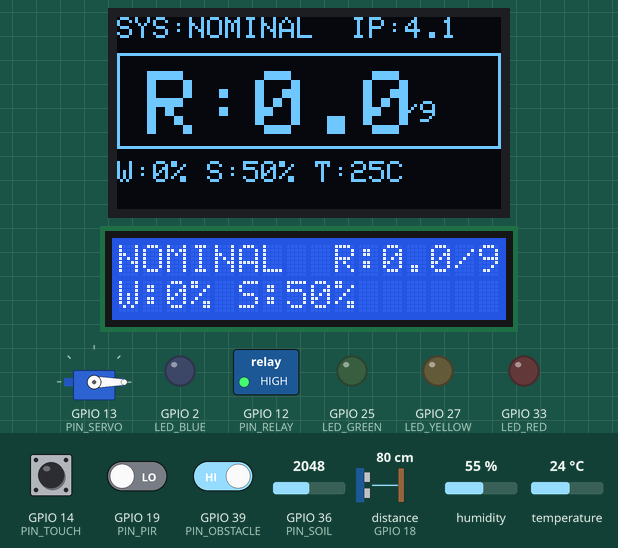
This sketch was run on a simulated ESP32. On the bench: 128×64 one-colour display, 16×2 character LCD, servo, switched loads named in the sketch (green lamp = pin HIGH), output pins drawn as LEDs (lit = HIGH). Wiring (inferred from the names in the program): ultrasonic range finder: trigger GPIO 5; echo GPIO 18. Inputs (shaded band) come from the test bench; at power-on: GPIO 36 (PIN_SOIL) = 2048, GPIO 14 (PIN_TOUCH) LOW, distance to the obstacle (sensor on GPIO 18) 80 cm, GPIO 19 (PIN_PIR) LOW, GPIO 39 (PIN_OBSTACLE) HIGH, humidity 55 %, temperature 24 °C. The echo pulse lasts 58.3 µs per cm; pins used as bus, display or sensor lines are not drawn; what the sketch prints to the serial monitor is not drawn.

Above: at 1.3 s.
1.4 s: GPIO 36 (PIN_SOIL) set to 1535
At 4.5 s:
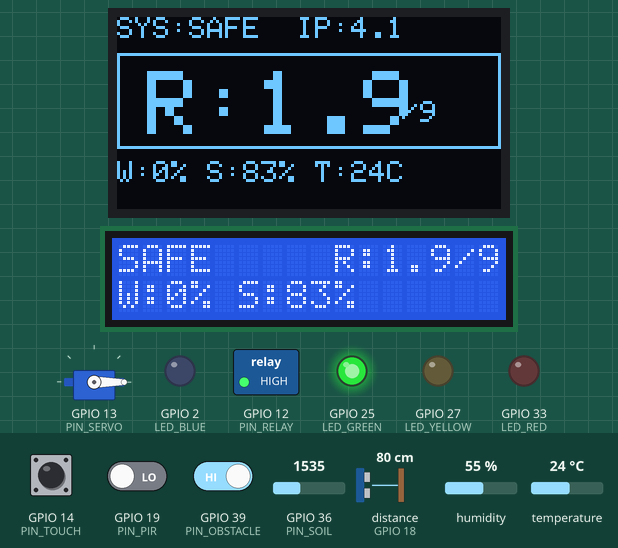
9.9 s: GPIO 36 (PIN_SOIL) set to 1402
At 12.8 s:
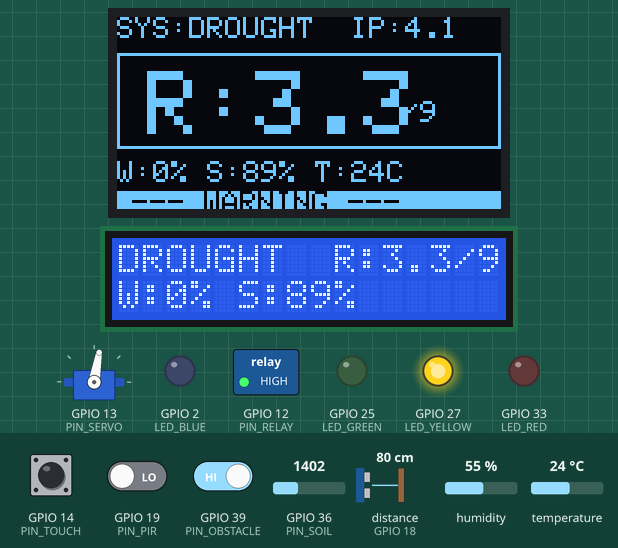
18.4 s: GPIO 14 (PIN_TOUCH) pulled HIGH for 0.15 s
At 19.5 s:
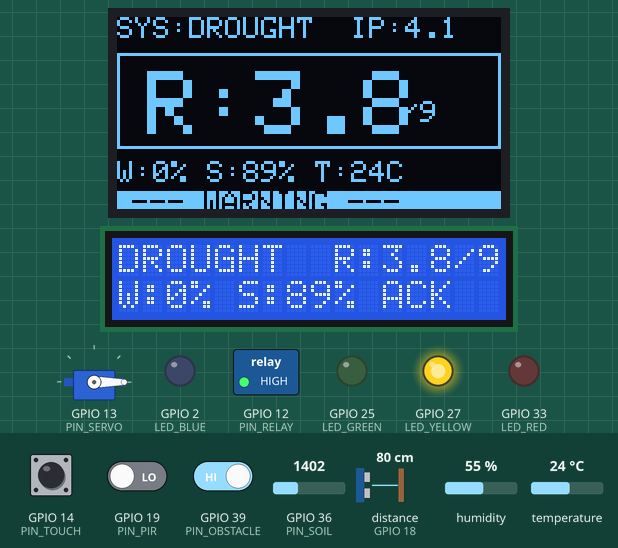
25.5 s: distance to the obstacle (sensor on GPIO 18) set to 91 cm
28.2 s: distance to the obstacle (sensor on GPIO 18) set to 99 cm
At 31.1 s:
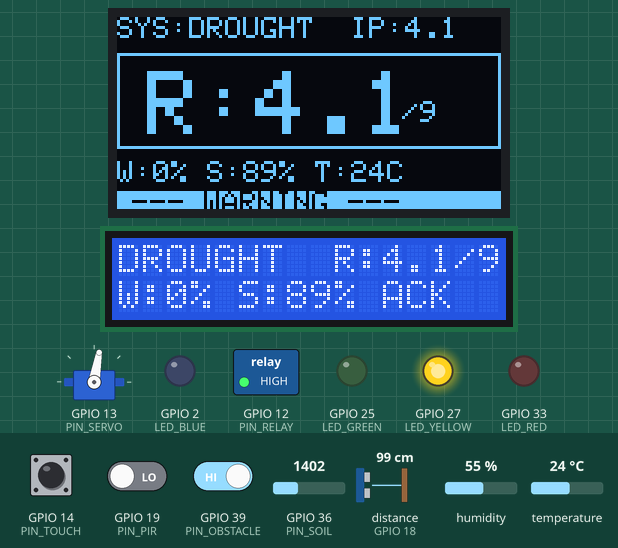
31.5 s: GPIO 36 (PIN_SOIL) set to 3972
At 39.5 s:
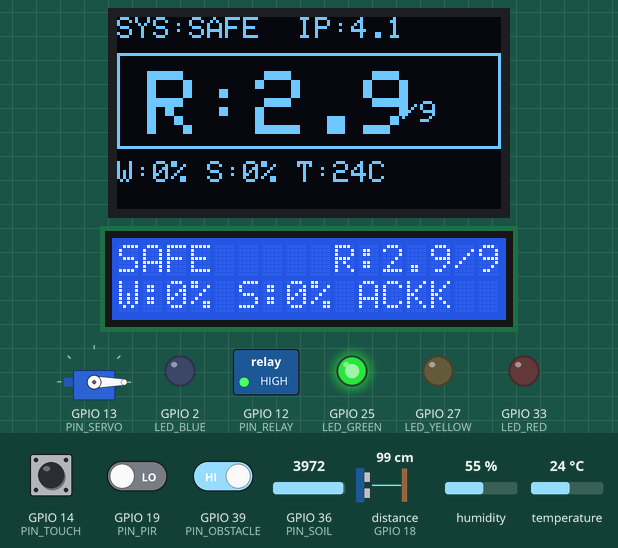
Timing chart, 0 to 41.0 s (numbered marks = the images above; inputs shaded):
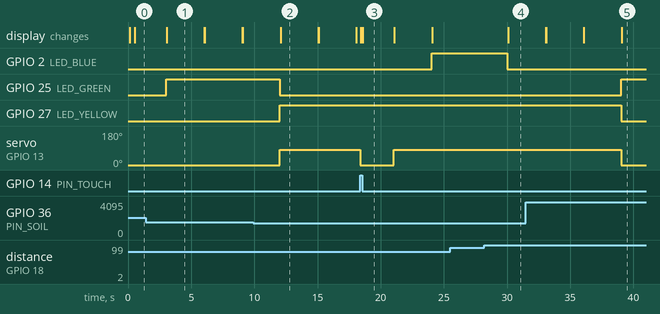

Measured:
- the behaviour switches between 1461 and 1460 on GPIO 36 (PIN_SOIL) (found by bisection; images 1 and 2)
- the behaviour switches between 93 and 94 cm on distance to the obstacle (sensor on GPIO 18) (found by bisection; images 3 and 4)
- after the input at 18.4 s, servo on GPIO 13 (PIN_SERVO): 80° → 0° at once, → 80° 2.6 s later; the display: first changes at once (image 3 shows a later state)
- after the input at 25.5 s, every drawn part: stays the same
- after the input at 28.2 s, GPIO 2 (LED_BLUE): HIGH → LOW after 1.8 s; the display: changes after 1.9 s (image 4)
- after the input at 31.5 s, GPIO 25 (LED_GREEN): LOW → HIGH after 7.5 s; GPIO 27 (LED_YELLOW): HIGH → LOW after 7.5 s; servo on GPIO 13 (PIN_SERVO): 80° → 0° after 7.5 s; the display: first changes after 1.6 s (image 5 shows a later state)
- what the display in image 1 shows lasts 3.0 s, from 3.1 s to 6.1 s
- what the display in image 3 shows lasts 2.5 s, from 18.6 s to 21.1 s

The sketch:

GeoSense_ESP32_Master_v4.ino
```cpp
// ================================================================
//  GEO-SENSE AFRICA v4.3 — ESP32 MASTER NODE
//  Multi-Hazard Early Warning System — Fusion & Gateway
// ================================================================
//
//  SERIAL TELEMETRY (115200 Baud)
//  ─────────────────────────────────────────────────────────────
//  [SYS]   System heartbeat every 5s
//  [RX]    Parser feedback on valid Arduino packets
//  [ALERT] Log riskIndex or alertLevel shifts
//
//  OLED DASHBOARD (High Density)
//  ─────────────────────────────────────────────────────────────
//  Header: System Title + IP
//  Risk:   Large Risk Index Box
//  Grid:   Water, Soil, Temp, Slope
//  Footer: Alert Banner
// ================================================================

#include <Wire.h>
#include <WiFi.h>
#include <WebServer.h>
#include <HTTPClient.h>
#include <DHT.h>
#include <Adafruit_GFX.h>
#include <Adafruit_SSD1306.h>
#include <LiquidCrystal_I2C.h>
#include <ESP32Servo.h>
#include <SPI.h>
#include <esp_task_wdt.h>

// ════════════════════════════════════════════════════════════
//  CONFIGURATION
// ════════════════════════════════════════════════════════════
const char* AP_SSID = "GeoSense-Africa";
const char* AP_PASSWORD = "geosense2024";
const char* STA_SSID = "";
const char* STA_PASSWORD = "";
const char* SERVER_IP = "192.168.1.100";
const uint16_t SERVER_PORT = 5000;
const char* SERVER_PATH = "/api/ingest";

#define PIN_SDA       21
#define PIN_SCL       22
#define PIN_DHT       4
#define DHT_TYPE      DHT11
#define PIN_TRIG      5
#define PIN_ECHO      18
#define PIN_PIR       19
#define PIN_SOIL      36
#define PIN_OBSTACLE  39
#define PIN_SERVO     13
#define PIN_RELAY     12
#define PIN_TOUCH     14
#define LED_GREEN     25
#define LED_BLUE      2
#define LED_YELLOW    27
#define LED_RED       33
#define SLAVE_RX      16
#define SLAVE_TX      17

#define OLED_W        128
#define OLED_H        64
#define OLED_ADDR     0x3C
#define LCD_ADDR      0x27

// ════════════════════════════════════════════════════════════
//  STATE & OBJECTS
// ════════════════════════════════════════════════════════════
Adafruit_SSD1306 oled(OLED_W, OLED_H, &Wire, -1);
LiquidCrystal_I2C lcd(LCD_ADDR, 16, 2);
DHT dht(PIN_DHT, DHT_TYPE);
Servo warningServo;
WebServer server(80);

struct SensorData {
  float soilMoisture, airTemp, airHumidity, distanceCm, evapotranspiration;
  bool pirMotion, obstacleDetected;
  float waterLevel, tiltPct, thermistorTemp, potCalibration;
  bool tiltInterrupt;
  float riskIndex;
  int alertLevel;
  char hazardType[12];
};

SensorData data = {50,25,60,400,0,false,false,0,0,25,1,false,0,0,"NOMINAL"};
float ema_soil = 50, ema_water = 0, ema_tilt = 0, ema_temp = 0;
#define EMA_A 0.25f

uint32_t lastSampleMs=0, lastDisplayMs=0, lastPostMs=0, lastHeartbeatMs=0;
uint32_t bootMs=0, lastSuccessPostMs=0;
#define SAMPLE_INTERVAL    3000UL
#define DISPLAY_INTERVAL   500UL
#define HEARTBEAT_INTERVAL 5000UL

char slaveBuf[80];
uint8_t slaveIdx = 0;
bool serverReachable = false, alertAcked = false;
uint32_t ackedAt = 0;
char nodeID[18] = "00:00:00:00:00:00";
int lastAlertLevel = -1;
float lastRiskIndex = -1.0f;

// ════════════════════════════════════════════════════════════
//  DASHBOARD HTML
// ════════════════════════════════════════════════════════════
const char DASHBOARD_HTML[] PROGMEM = R"rawliteral(
<!DOCTYPE html><html><head><meta charset="UTF-8"><title>Geo-Sense v4.3</title>
<style>body{background:#0a0e1a;color:#f1f5f9;font-family:sans-serif;padding:20px}
.card{background:#111827;border:1px solid #1e293b;border-radius:12px;padding:15px;margin-bottom:15px}
.risk{font-size:48px;font-weight:bold;text-align:center;color:#10b981}
.grid{display:grid;grid-template-columns:1fr 1fr;gap:10px}
.val{font-weight:bold;color:#3b82f6}</style></head>
<body><h1>GEO-SENSE AFRICA v4.3</h1><div id="root">Loading...</div>
<script>async function poll(){try{const d=await fetch('/data').then(r=>r.json());
document.getElementById('root').innerHTML=`<div class="card">Risk: <span class="risk">${d.risk.toFixed(1)}</span>/9 [${d.hazard}]</div>
<div class="grid"><div class="card">Water: <span class="val">${d.water.toFixed(1)}%</span></div>
<div class="card">Soil: <span class="val">${d.soil.toFixed(1)}%</span></div>
<div class="card">Temp: <span class="val">${d.airT.toFixed(1)}C</span></div>
<div class="card">Slope: <span class="val">${d.tilt.toFixed(1)}%</span></div></div>`;}catch(e){}}
setInterval(poll,2000);poll();</script></body></html>
)rawliteral";

// ════════════════════════════════════════════════════════════
//  SETUP
// ════════════════════════════════════════════════════════════
void setup() {
  Serial.begin(115200);
  Serial2.begin(9600, SERIAL_8N1, SLAVE_RX, SLAVE_TX);

  esp_task_wdt_config_t wdt_config = {
    .timeout_ms = 10000,      // 10 seconds
    .idle_core_mask = 0,      // watch both cores (0 = both)
    .trigger_panic = true
  };

  esp_task_wdt_init(&wdt_config);
  esp_task_wdt_add(NULL);
  Wire.begin(PIN_SDA, PIN_SCL);

  pinMode(PIN_TRIG, OUTPUT); digitalWrite(PIN_TRIG, LOW);
  pinMode(PIN_RELAY, OUTPUT); digitalWrite(PIN_RELAY, HIGH);
  pinMode(LED_GREEN, OUTPUT); digitalWrite(LED_GREEN, LOW);
  pinMode(LED_BLUE, OUTPUT); digitalWrite(LED_BLUE, LOW);
  pinMode(LED_YELLOW, OUTPUT); digitalWrite(LED_YELLOW, LOW);
  pinMode(LED_RED, OUTPUT); digitalWrite(LED_RED, LOW);
  pinMode(PIN_PIR, INPUT);
  pinMode(PIN_TOUCH, INPUT);

  if (oled.begin(SSD1306_SWITCHCAPVCC, OLED_ADDR)) {
    oled.clearDisplay(); oled.setTextColor(SSD1306_WHITE);
    oled.setTextSize(1); oled.setCursor(0,0); oled.println("GEO-SENSE v4.3");
    oled.display();
  }
  lcd.init(); lcd.backlight();
  dht.begin();
  warningServo.attach(PIN_SERVO); warningServo.write(0);

  WiFi.softAP(AP_SSID, AP_PASSWORD);
  uint8_t mac[6]; WiFi.macAddress(mac);
  snprintf(nodeID, sizeof(nodeID), "%02X:%02X:%02X:%02X:%02X:%02X", mac[0],mac[1],mac[2],mac[3],mac[4],mac[5]);

  server.on("/", []() { server.send_P(200, "text/html", DASHBOARD_HTML); });
  server.on("/data", handleDataRequest);
  server.begin();

  bootMs = millis();
  Serial.println(F("[SYS] GEO-SENSE Master v4.3 Ready"));
}

// ════════════════════════════════════════════════════════════
//  MAIN LOOP
// ════════════════════════════════════════════════════════════
void loop() {
  esp_task_wdt_reset();
  server.handleClient();
  uint32_t now = millis();

  while (Serial2.available()) handleSlaveSerial();

  if (now - lastSampleMs >= SAMPLE_INTERVAL) {
    lastSampleMs = now;
    readLocalSensors();
    computeRisk();
    updateOutputs();
    Serial2.printf("CMD:%d\n", data.alertLevel);
  }

  if (now - lastDisplayMs >= DISPLAY_INTERVAL) {
    lastDisplayMs = now;
    updateOLED();
    updateLCD();
  }

  if (now - lastHeartbeatMs >= HEARTBEAT_INTERVAL) {
    lastHeartbeatMs = now;
    Serial.printf("[SYS] WiFi: %s | IP: %s | Uptime: %lus\n",
                  AP_SSID, WiFi.softAPIP().toString().c_str(), (now-bootMs)/1000);
  }

  if (digitalRead(PIN_TOUCH) == HIGH && !alertAcked) {
    alertAcked = true; ackedAt = now;
    digitalWrite(PIN_RELAY, HIGH); warningServo.write(0);
    lcd.clear(); lcd.print("Alert ACK'd");
  }
  if (alertAcked && (now - ackedAt > 60000UL)) alertAcked = false;
}

void readLocalSensors() {
  float t = dht.readTemperature();
  float h = dht.readHumidity();
  if (!isnan(t)) data.airTemp = t;
  if (!isnan(h)) data.airHumidity = h;
  data.soilMoisture = constrain((float)map(analogRead(PIN_SOIL), 3200, 1200, 0, 100), 0.0f, 100.0f);
  digitalWrite(PIN_TRIG, LOW); delayMicroseconds(2);
  digitalWrite(PIN_TRIG, HIGH); delayMicroseconds(10);
  digitalWrite(PIN_TRIG, LOW);
  uint32_t dur = pulseIn(PIN_ECHO, HIGH, 25000UL);
  data.distanceCm = (dur == 0) ? 400.0f : (float)dur * 0.01715f;
  data.pirMotion = digitalRead(PIN_PIR);
  data.obstacleDetected = (digitalRead(PIN_OBSTACLE) == LOW);
}

void handleSlaveSerial() {
  char c = (char)Serial2.read();
  if (c == '\n' || c == '\r') {
    if (slaveIdx > 0) {
      slaveBuf[slaveIdx] = '\0';
      parseSlaveData(slaveBuf);
    }
    slaveIdx = 0;
  } else if (slaveIdx < 79) slaveBuf[slaveIdx++] = c;
}

void parseSlaveData(char* line) {
  auto getF = [&](const char* k) -> float { char* p = strstr(line, k); return p ? atof(p+strlen(k)) : -999.0f; };
  float w = getF("W:"); if (w > -999.0f) data.waterLevel = w;
  float t = getF("T:"); if (t > -999.0f) data.thermistorTemp = t;
  float s = getF("S:"); if (s > -999.0f) data.tiltPct = s;
  float p = getF("P:"); if (p > -999.0f) data.potCalibration = p;
  char* ip = strstr(line, "I:"); if (ip) data.tiltInterrupt = (atoi(ip+2) == 1);

  Serial.printf("[RX] Data Sync - W:%.1f T:%.1f S:%.1f Risk:%.0f\n",
                data.waterLevel, data.thermistorTemp, data.tiltPct, data.riskIndex * 10);
}

void computeRisk() {
  if (data.tiltInterrupt) { data.riskIndex = 9.0f; data.alertLevel = 2; strcpy(data.hazardType, "LANDSLIDE"); }
  else {
    float floodPct = constrain((float)map((int)data.distanceCm, 200, 20, 0, 100), 0.0f, 100.0f);
    ema_soil = EMA_A * data.soilMoisture + (1-EMA_A)*ema_soil;
    ema_water = EMA_A * max(floodPct, data.waterLevel) + (1-EMA_A)*ema_water;
    ema_tilt = EMA_A * data.tiltPct + (1-EMA_A)*ema_tilt;
    float w = (ema_soil*0.25f) + (ema_water*0.40f) + (ema_tilt*0.35f);
    data.riskIndex = (w * data.potCalibration / 100.0f) * 9.0f;
    data.alertLevel = (data.riskIndex > 6.0f) ? 2 : (data.riskIndex > 3.0f) ? 1 : 0;
    if (ema_tilt > 50) strcpy(data.hazardType, "SLOPE");
    else if (ema_water > 60) strcpy(data.hazardType, "FLOOD");
    else if (ema_soil > 70) strcpy(data.hazardType, "DROUGHT");
    else strcpy(data.hazardType, "SAFE");
  }

  if (data.alertLevel != lastAlertLevel) {
    const char* levels[] = {"SAFE", "CAUTION", "CRITICAL"};
    Serial.printf("[ALERT] Level Shift: %s -> %s | Cause: %s\n",
                  levels[max(0, lastAlertLevel)], levels[data.alertLevel], data.hazardType);
    lastAlertLevel = data.alertLevel;
  }
}

void updateOutputs() {
  bool crit = (data.alertLevel >= 2 || data.tiltInterrupt) && !alertAcked;
  digitalWrite(LED_GREEN, (data.alertLevel == 0));
  digitalWrite(LED_BLUE, (strcmp(data.hazardType, "FLOOD") == 0));
  digitalWrite(LED_YELLOW, (data.alertLevel == 1));
  digitalWrite(LED_RED, crit);
  digitalWrite(PIN_RELAY, crit ? LOW : HIGH);
  warningServo.write(data.tiltInterrupt ? 180 : (data.alertLevel == 2 ? 135 : (data.alertLevel == 1 ? 80 : 0)));
}

void updateOLED() {
  oled.clearDisplay();
  oled.setTextSize(1); oled.setCursor(0,0); oled.printf("SYS:%s  IP:4.1", data.hazardType);
  oled.drawRect(0, 12, 128, 32, SSD1306_WHITE);
  oled.setTextSize(3); oled.setCursor(10, 18); oled.printf("R:%.1f", data.riskIndex);
  oled.setTextSize(1); oled.setCursor(95, 28); oled.print("/9");
  oled.setCursor(0, 48); oled.printf("W:%d%% S:%d%% T:%dC", (int)data.waterLevel, (int)data.soilMoisture, (int)data.airTemp);
  if (data.alertLevel > 0) {
    oled.fillRect(0, 58, 128, 6, SSD1306_WHITE);
    oled.setTextColor(SSD1306_BLACK); oled.setCursor(5, 58);
    oled.print(data.alertLevel == 2 ? "!!! CRITICAL !!!" : "--- WARNING ---");
    oled.setTextColor(SSD1306_WHITE);
  }
  oled.display();
}

void updateLCD() {
  lcd.setCursor(0,0); lcd.printf("%-8s R:%.1f/9", data.hazardType, data.riskIndex);
  lcd.setCursor(0,1); lcd.printf("W:%d%% S:%d%% %s", (int)data.waterLevel, (int)data.soilMoisture, alertAcked ? "ACK" : "");
}

void handleDataRequest() {
  char buf[512];
  snprintf(buf, sizeof(buf), "{\"risk\":%.2f,\"hazard\":\"%s\",\"water\":%.1f,\"soil\":%.1f,\"airT\":%.1f,\"tilt\":%.1f,\"uptime\":%lu}",
           data.riskIndex, data.hazardType, data.waterLevel, data.soilMoisture, data.airTemp, data.tiltPct, (millis()-bootMs)/1000);
  server.send(200, "application/json", buf);
}
```
